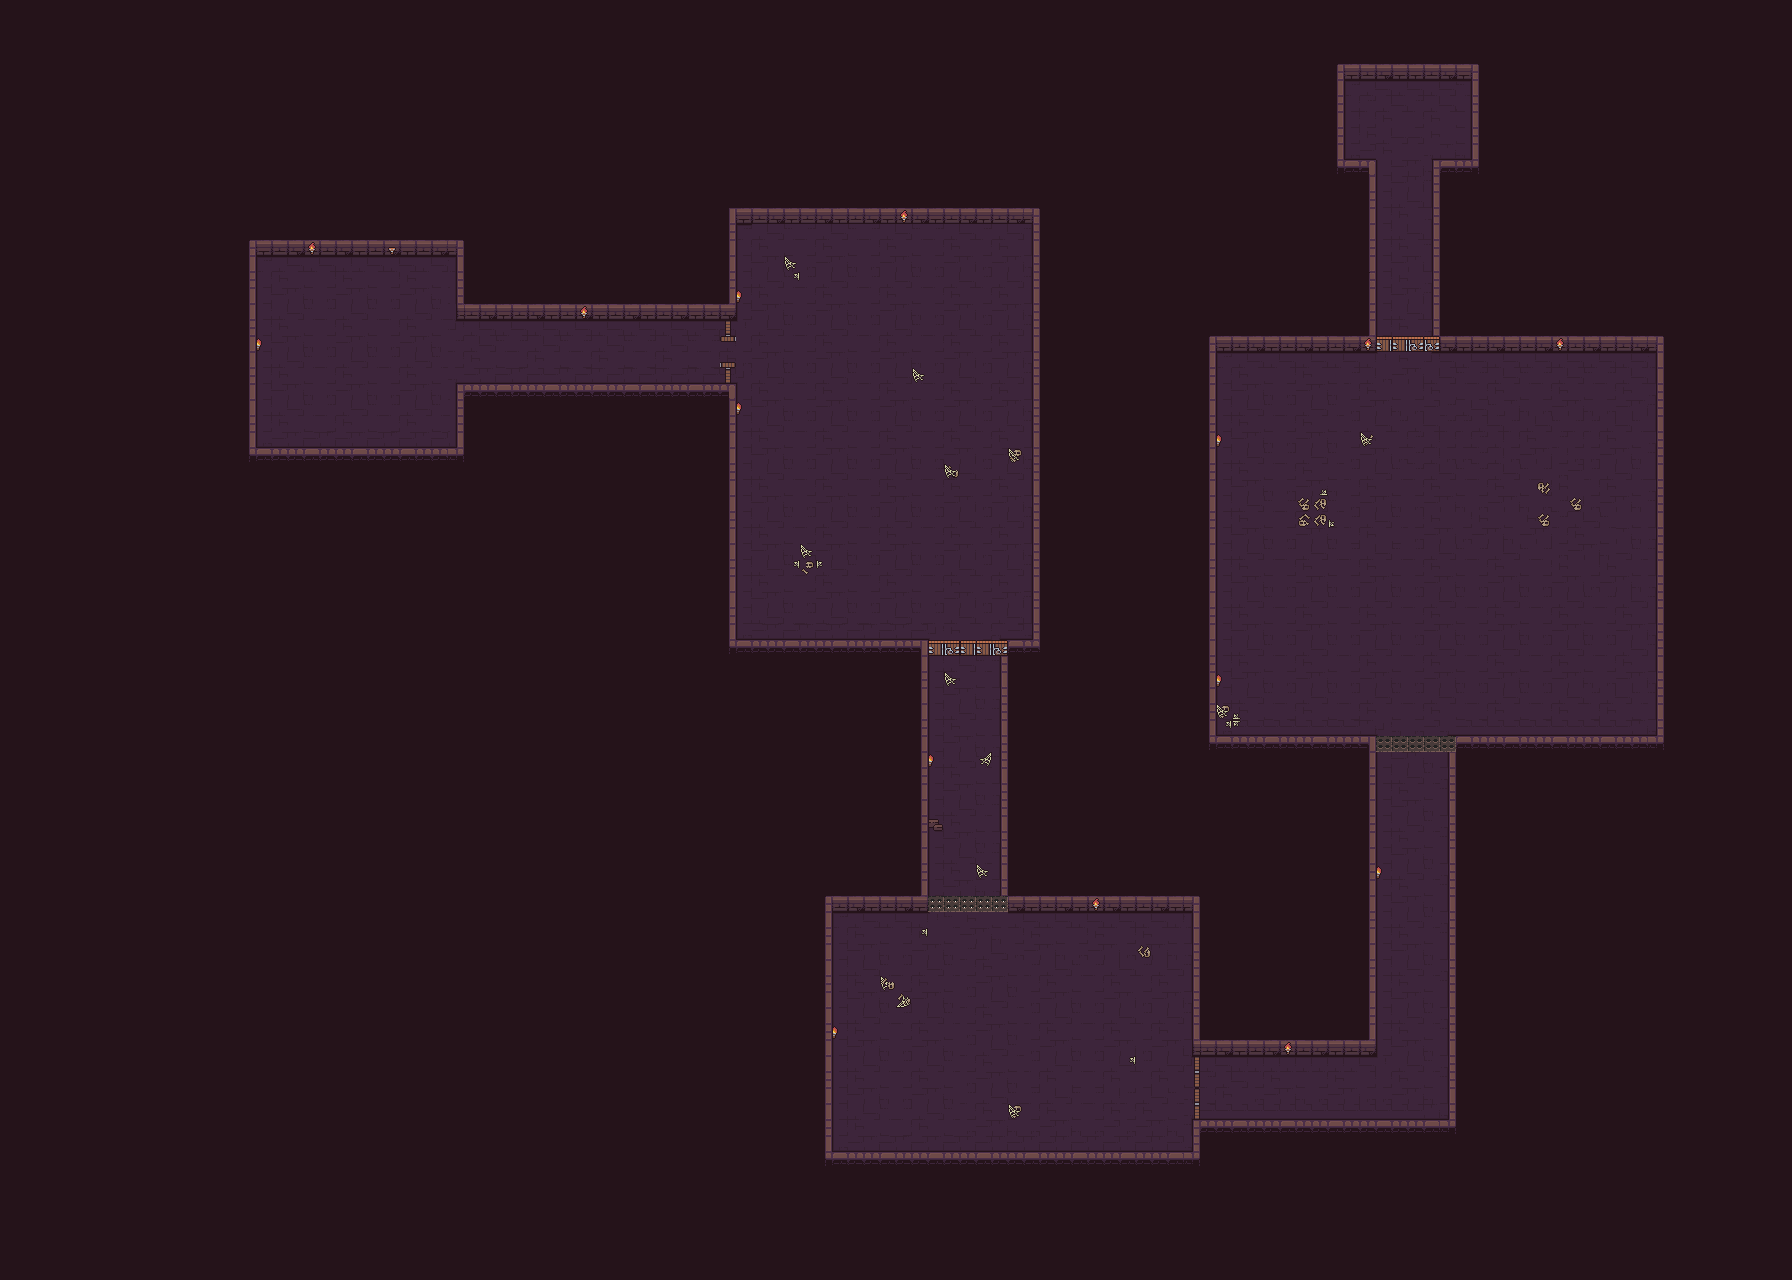

A 2D game scene composited from a Tiled map and its tileset images. What follows is a short description and the map's XML, with each tile layer's data collapsed to a summary:
An orthogonal 112x80 tile map with 16x16 px tiles, 9 tile layers (BG, Floor, Wall, Decoration, ...), 3 tilesets and 58 objects (Gate1Object, Gate2Object, Gate3Object, PortalPosition).

<map version="1.10" tiledversion="1.10.1" orientation="orthogonal" renderorder="right-down" width="112" height="80" tilewidth="16" tileheight="16" infinite="0" nextlayerid="39" nextobjectid="166">
 <properties>
  <property name="boundary" type="bool" value="true" />
 </properties>
 <tileset firstgid="1" source="t1.tsx" />
 <tileset firstgid="101" source="pixil-frame-0.tsx" />
 <tileset firstgid="245" source="0x72_DungeonTilesetII_v1.6.tsx" />
 <layer id="1" name="BG" width="112" height="80">
  <data>[8960 cells, 8960 non-empty, 1 distinct tile ids]</data>
 </layer>
 <layer id="3" name="Floor" width="112" height="80">
  <data>[8960 cells, 1916 non-empty, 13 distinct tile ids]</data>
 </layer>
 <layer id="2" name="Wall" width="112" height="80">
  <data>[8960 cells, 823 non-empty, 67 distinct tile ids]</data>
 </layer>
 <layer id="12" name="Decoration" width="112" height="80">
  <data>[8960 cells, 37 non-empty, 6 distinct tile ids]</data>
 </layer>
 <layer id="13" name="Decoration2" width="112" height="80">
  <data>[8960 cells, 27 non-empty, 8 distinct tile ids]</data>
 </layer>
 <objectgroup color="#00aaff" id="4" name="ActualWall">
  <properties>
   <property name="boundary" value="true" />
  </properties>
  <object id="1" x="249" y="240" width="213.586" height="16">
   <properties>
    <property name="boundary" type="bool" value="true" />
   </properties>
  </object>
  <object id="2" x="248" y="240" width="7" height="223">
   <properties>
    <property name="boundary" type="bool" value="true" />
   </properties>
  </object>
  <object id="3" x="249.188" y="448.455" width="214.688" height="14.7728">
   <properties>
    <property name="boundary" type="bool" value="true" />
   </properties>
  </object>
  <object id="4" x="455.699" y="240.749" width="6.9375" height="63.9783">
   <properties>
    <property name="boundary" type="bool" value="true" />
   </properties>
  </object>
  <object id="5" x="456.591" y="385.091" width="6.27272" height="63.5455">
   <properties>
    <property name="boundary" type="bool" value="true" />
   </properties>
  </object>
  <object id="6" x="456.852" y="303" width="278.693" height="15.9688">
   <properties>
    <property name="boundary" type="bool" value="true" />
   </properties>
  </object>
  <object id="7" x="456.341" y="385" width="271.317" height="14">
   <properties>
    <property name="boundary" type="bool" value="true" />
   </properties>
  </object>
  <object id="9" x="728.938" y="208" width="6.45455" height="95.8125">
   <properties>
    <property name="boundary" type="bool" value="true" />
   </properties>
  </object>
  <object id="10" x="728" y="384.92" width="7.02174" height="269.167">
   <properties>
    <property name="boundary" type="bool" value="true" />
   </properties>
  </object>
  <object id="12" x="733" y="208" width="306.5" height="15.0568">
   <properties>
    <property name="boundary" type="bool" value="true" />
   </properties>
  </object>
  <object id="14" x="729.043" y="640.56" width="198.23" height="13.4407">
   <properties>
    <property name="boundary" type="bool" value="true" />
   </properties>
  </object>
  <object id="15" x="1001.76" y="640.972" width="36.2408" height="13.6052">
   <properties>
    <property name="boundary" type="bool" value="true" />
   </properties>
  </object>
  <object id="18" x="1033.74" y="208" width="5.57386" height="446.5">
   <properties>
    <property name="boundary" type="bool" value="true" />
   </properties>
  </object>
  <object id="20" x="921.022" y="640.777" width="6.35326" height="267.768">
   <properties>
    <property name="boundary" type="bool" value="true" />
   </properties>
  </object>
  <object id="21" x="1001.7" y="654.518" width="5.37643" height="257.358">
   <properties>
    <property name="boundary" type="bool" value="true" />
   </properties>
  </object>
  <object id="23" x="824.935" y="896.109" width="99.2038" height="12.8004">
   <properties>
    <property name="boundary" type="bool" value="true" />
   </properties>
  </object>
  <object id="24" x="823.938" y="896.13" width="7.09375" height="269.37">
   <properties>
    <property name="boundary" type="bool" value="true" />
   </properties>
  </object>
  <object id="25" x="825.043" y="1153.09" width="374.887" height="11.4091">
   <properties>
    <property name="boundary" type="bool" value="true" />
   </properties>
  </object>
  <object id="26" x="1002.06" y="896.016" width="198.915" height="15.9594">
   <properties>
    <property name="boundary" type="bool" value="true" />
   </properties>
  </object>
  <object id="27" x="1192.03" y="911" width="6.96875" height="143.875">
   <properties>
    <property name="boundary" type="bool" value="true" />
   </properties>
  </object>
  <object id="28" x="1193" y="1037.86" width="181.275" height="16.17">
   <properties>
    <property name="boundary" type="bool" value="true" />
   </properties>
  </object>
  <object id="29" x="1194.07" y="1121.25" width="6.93478" height="43.667">
   <properties>
    <property name="boundary" type="bool" value="true" />
   </properties>
  </object>
  <object id="30" x="1194.31" y="1121.03" width="261.47" height="12.9688">
   <properties>
    <property name="boundary" type="bool" value="true" />
   </properties>
  </object>
  <object id="31" x="1450.11" y="738.045" width="6.97826" height="381.924">
   <properties>
    <property name="boundary" type="bool" value="true" />
   </properties>
  </object>
  <object id="32" x="1367.02" y="737.646" width="6.98889" height="302.299">
   <properties>
    <property name="boundary" type="bool" value="true" />
   </properties>
  </object>
  <object id="33" x="1209.03" y="736.056" width="166.969" height="13.4444">
   <properties>
    <property name="boundary" type="bool" value="true" />
   </properties>
  </object>
  <object id="35" x="1208.09" y="336" width="6.90909" height="414.094">
   <properties>
    <property name="boundary" type="bool" value="true" />
   </properties>
  </object>
  <object id="36" x="1658.11" y="337" width="6.89489" height="413">
   <properties>
    <property name="boundary" type="bool" value="true" />
   </properties>
  </object>
  <object id="37" x="1449.27" y="737.273" width="213.727" height="15.7273">
   <properties>
    <property name="boundary" type="bool" value="true" />
   </properties>
  </object>
  <object id="38" x="1442.08" y="328.364" width="225.185" height="16">
   <properties>
    <property name="boundary" type="bool" value="true" />
   </properties>
  </object>
  <object id="145" x="1206.96" y="327.639" width="166.185" height="16">
   <properties>
    <property name="boundary" type="bool" value="true" />
   </properties>
  </object>
  <object id="156" x="1367.55" y="160.453" width="6.90909" height="177.094">
   <properties>
    <property name="boundary" type="bool" value="true" />
   </properties>
  </object>
  </objectgroup>
 <layer id="19" name="Gate1" width="112" height="80">
  <data>[8960 cells, 5 non-empty, 2 distinct tile ids]</data>
 </layer>
 <layer id="21" name="Gate2" width="112" height="80">
  <data>[8960 cells, 6 non-empty, 3 distinct tile ids]</data>
 </layer>
 <layer id="38" name="Gate3" width="112" height="80">
  <data>[8960 cells, 4 non-empty, 2 distinct tile ids]</data>
 </layer>
 <layer id="34" name="BrokenGates" width="112" height="80">
  <data>[8960 cells, 12 non-empty, 3 distinct tile ids]</data>
 </layer>
 <objectgroup id="35" name="ActualGate">
  <!-- 20 objects omitted --></objectgroup>
 <objectgroup id="6" name="ChortPosition">
  <!-- 17 objects omitted --></objectgroup>
 <objectgroup id="36" name="NecromancerPosition">
  <!-- 8 objects omitted --></objectgroup>
 <objectgroup id="37" name="PortalPosition">
  <!-- 1 objects omitted --></objectgroup>
</map>
<!-- 26 of 58 objects omitted -->
